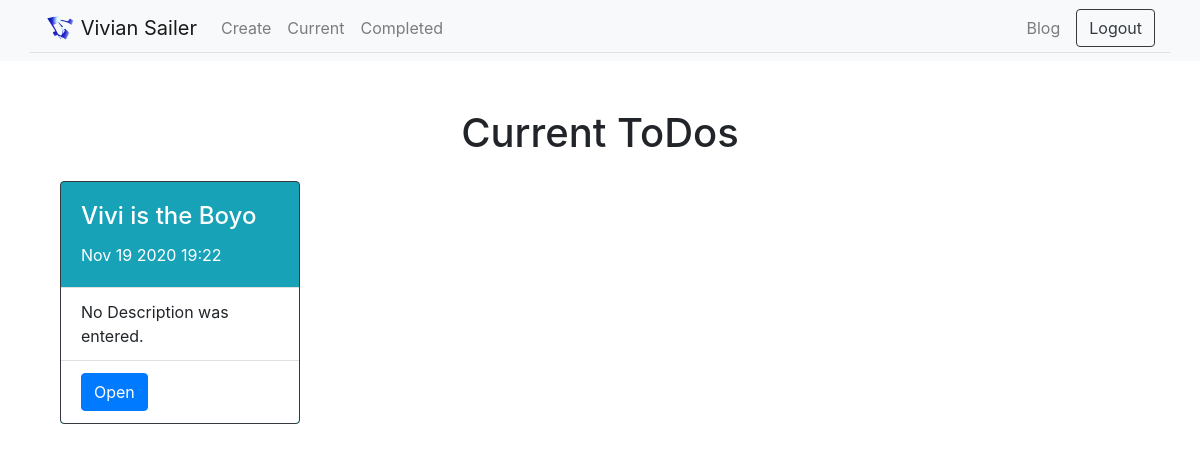
/current (signed in), run on the app's committed database.
### todo/models.py (models this page shows, shortened)
class ToDo(models.Model):
    title = models.CharField(max_length=100)
    desc = models.TextField(blank=True)
    created_at = models.DateTimeField(auto_now_add=True)
    completed = models.DateTimeField(null=True, blank=True)
    important = models.BooleanField(default=False)
    user = models.ForeignKey(User, on_delete=models.CASCADE)

### todo/views.py (the view)
# urls.py: path('current', views.currenttodos, name="currenttodos"),
@login_required
def currenttodos(request):
    todos = ToDo.objects.filter(user=request.user, completed__isnull=True)
    return render(request, 'todo/currenttodos.html', {'todos': todos})

### todo/templates/todo/currenttodos.html (shortened to what this page needs)
{%extends 'todo/base.html'%}
{%block content%}
{% if not todos.exists %}
<div class="alert alert-secondary text-center" role="alert">
    <h4 class="alert-heading">No ToDos</h4>
    <p>Zero ToDos found.</p>
    <hr>
    <p class="mb-0"><a href="{% url 'createtodos' %}" class="alert-link">Create new ToDos.</a> After you did, they will appear here!</p>
</div>
{%else%}
<div class="row justify-content-center mt-5 text-center">
        <div class="col-md-10">
            <h1>Current ToDos</h1>
        </div>
</div>
<div class="container row">
    {% for todo in todos %}
    <div class="col-sm-6 col-md-4 col-lg-3 mb-3 mt-3">
        <div class="card border border-dark {{todo.important|yesno:'bg-info ,'}} ">
            <div class="card-body {{todo.important|yesno:'text-white,'}}">
                <h4 class="card-title">{{todo.title}}</h4>
                <p class="card-text">{{todo.created_at|date:'M j Y H:i'}}</p>
            </div>
            <ul class="list-group list-group-flush">
                <li class="list-group-item">
                    {%if not todo.desc%}
                    No Description was entered.
                    {%else%}
                    {{todo.desc|striptags|truncatechars:100}}
                    {%endif%}
                </li>
                <li class="list-group-item"><a href="{%url 'viewtodo' todo.id%}" class="btn btn-primary">Open</a></li>
            </ul>
        </div>
    </div>
    {%endfor%}
</div>
{%endif%}
{%endblock%}

### data on the page
ToDo: title "Vivi is the Boyo", created_at "Nov 19 2020 19:22", desc "No Description was entered."
